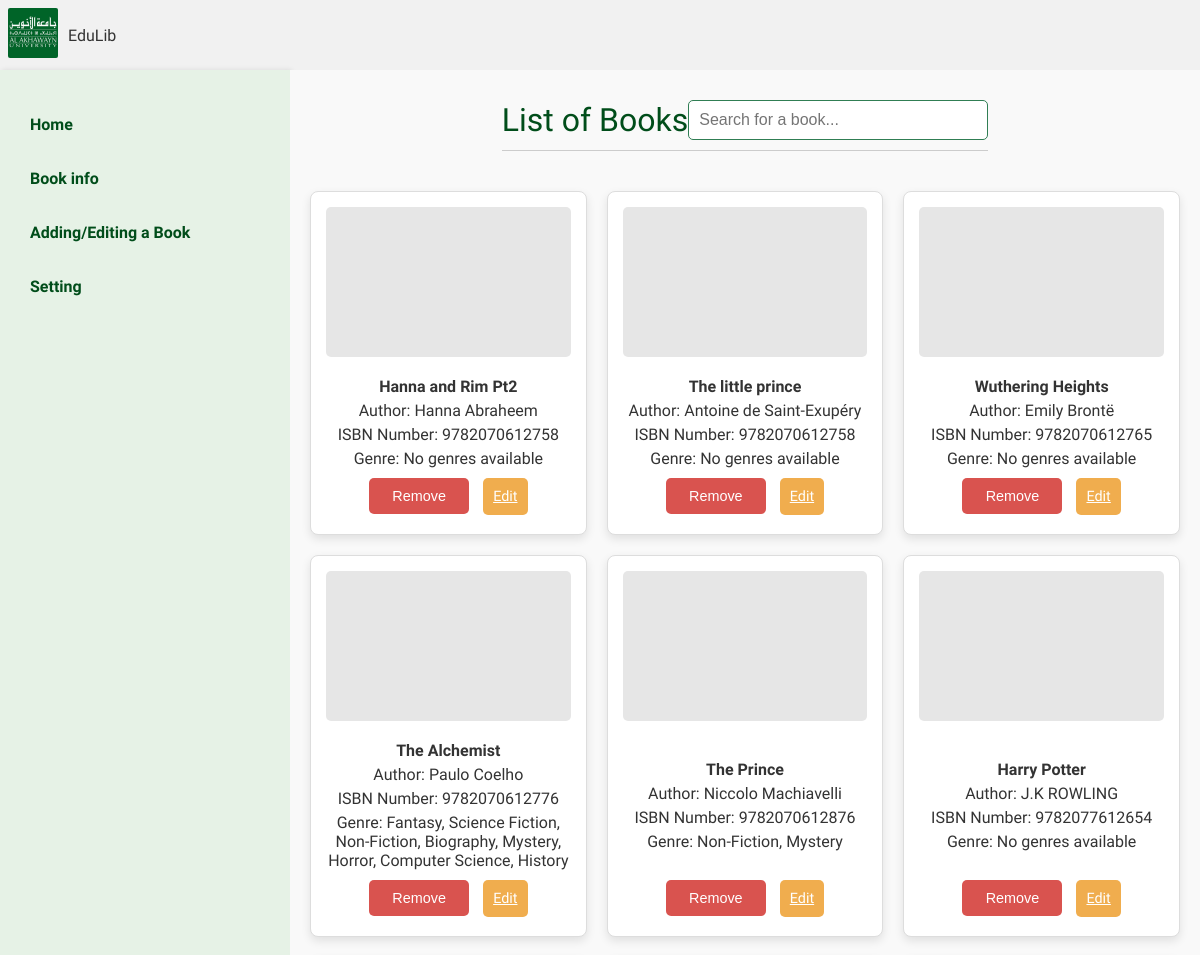
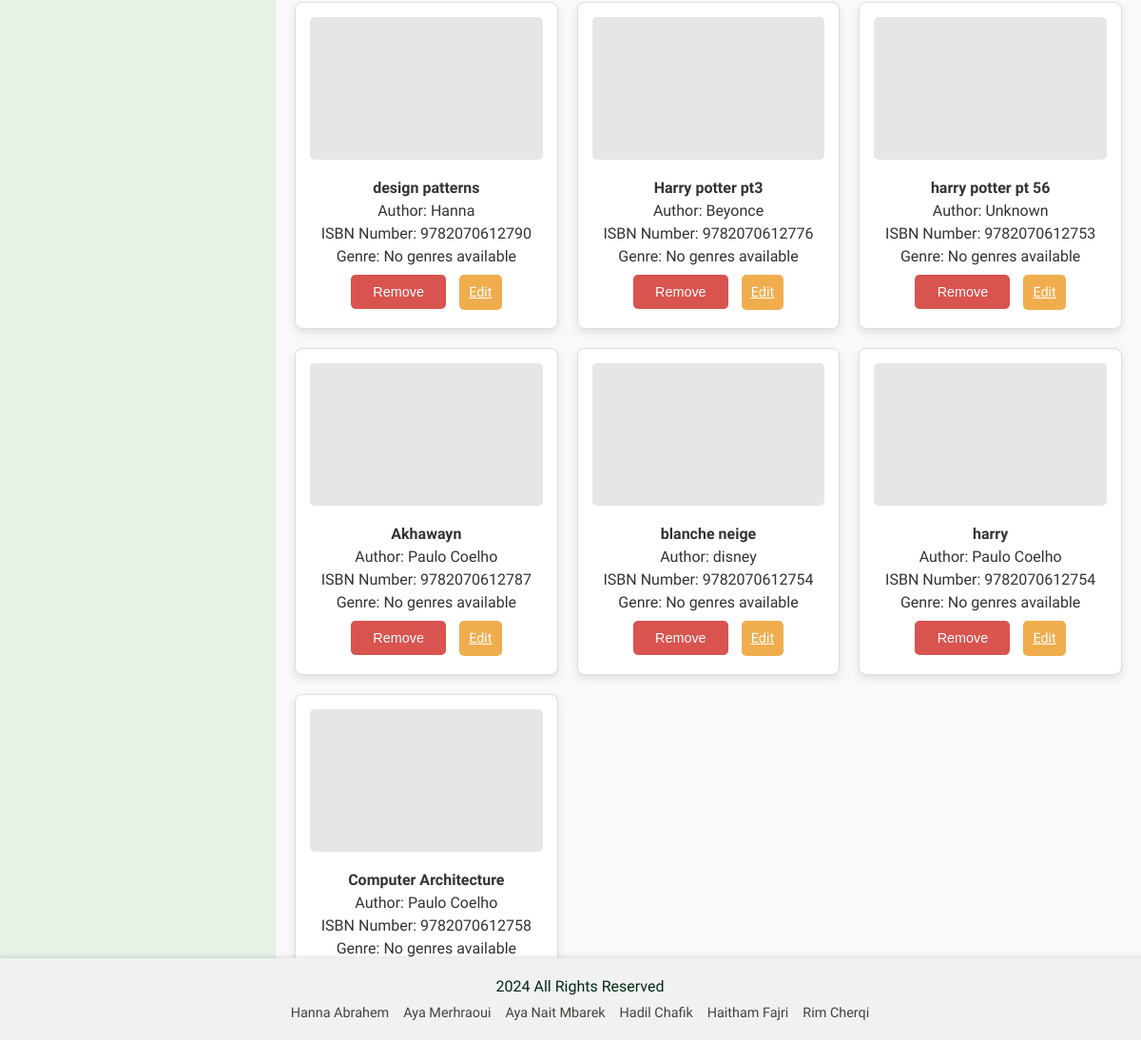
The page /admin/home on the database its author committed (2 pictures, top to bottom).
### app.py (models this page shows)
class Book(db.Model):
    __tablename__ = 'book'
    id = db.Column(db.Integer, primary_key=True)
    title = db.Column(db.String(255), nullable=False)
    author = db.Column(db.String(255), nullable=False)
    description = db.Column(db.Text)
    isbn = db.Column(db.String(13), nullable=False)
    location = db.Column(db.String(255))
    copy_status = db.Column(db.String(50))
    borrowed_by = db.Column(
    db.Integer,
    db.ForeignKey('user.id', name='fk_book_borrowed_by'),
    nullable=True
    )
    returned = db.Column(db.Boolean, default=False)
    borrowed_user = db.relationship('User', backref='borrowed_books', foreign_keys=[borrowed_by])
    genres = db.relationship('Genre', secondary='book_genre', back_populates='books')

class Genre(db.Model):
    __tablename__ = 'genre'
    id = db.Column(db.Integer, primary_key=True)
    name = db.Column(db.String(50), unique=True, nullable=False)
    books = db.relationship('Book', secondary='book_genre', back_populates='genres')

### app.py (the view)
@app.route('/admin/home', methods=['GET','POST'])
def Admin_home():
    query = request.args.get('search', '')
    if query:
        books = search_books(query)  # Call the search_books function
    else:
        books = Book.query.all()  # If no search query, show all books
    return render_template('admin/admin-home.html', books=books, query=query)

### templates/admin/admin-home.html (shortened to what this page needs)
<!DOCTYPE html>
<html lang="en">
<head>
    <link rel="stylesheet" href="{{ url_for('static', filename='css/styles.css') }}">
</head>
<body>
    <header>
        <div class="logo">
            <img src="{{ url_for('static', filename='photos/auilogo.jpeg') }}" alt="EduLib Logo" />
        </div>
        <h1>EduLib</h1>
    </header>
    <div class="container">
        <aside class="sidebar">
            <nav class="menu">
                <ul>
                    <li><a href="{{ url_for('Admin_home') }}">Home</a></li>
                    <li><a href="#">Book info</a></li>
                    <li><a href="{{ url_for('add_book') }}">Adding/Editing a Book</a></li>
                    <li><a href="#">Setting</a></li>
                </ul>
            </nav>
        </aside>
        <main class="main-content">
            <header id="admin-header" class="website-header">
                <h1>List of Books</h1>
                <form method="GET" action="{{ url_for('Admin_home') }}">
                    <input type="search" name="search" placeholder="Search for a book..." class="search-bar" value="{{ query }}">
                </form>
            </header>
            <section class="book-selection">
                <div class="book-grid">
                    {% for book in books %}
                    <div class="book-card">
                        <div class="book-image">
                        </div>
                        <div class="book-details">
                            <p><strong>{{ book.title }}</strong></p>
                            <p>Author: {{ book.author }}</p>
                            <p>ISBN Number: {{ book.isbn }}</p>
                            <p>Genre:
                                {% if book.genres %}
                                    {% for genre in book.genres %}
                                        {{ genre.name }}{% if not loop.last %}, {% endif %}
                                    {% endfor %}
                                {% else %}
                                    No genres available
                                {% endif %}
                            </p>
                        </div>
                        <div class="book-action">
                            <form action="{{ url_for('remove_book', book_id=book.id) }}" method="POST" style="display:inline;">
                                <button type="submit" class="remove-button">Remove</button>
                            </form>
                            <a href="{{ url_for('edit_book', book_id=book.id) }}" class="edit-button">Edit</a>
                        </div>
                    </div>
                    {% endfor %}
                </div>
            </section>
        </main>
    </div>
    <footer class="footer">
        <p> 2024 All Rights Reserved</p>
        <ul class="footer-people">
            <li><a href="#">Hanna Abrahem</a></li>
            <li><a href="#">Aya Merhraoui</a></li>
            <li><a href="#">Aya Nait Mbarek</a></li>
            <li><a href="#">Hadil Chafik</a></li>
            <li><a href="#">Haitham Fajri</a></li>
            <li><a href="#">Rim Cherqi</a></li>
        </ul>
    </footer>
</body>
</html>

### static/css/styles.css (style rules this page uses)
body { font-family: 'Inria Sans', sans-serif; margin: 0; padding: 0; background-color: #CBDDC9; color: #333; }
header h1 { font-family: 'Inknut Antiqua', serif; margin: 0; color: #333; }
header { display: flex; align-items: center; justify-content: flex-start; padding: 0.5rem; background-color: #f1f1f1; }
header .logo img { height: 50px; border-radius: 2px; margin-right: 10px; }
header h1 { margin: 0; color: #333; font-size: 1rem; font-weight: normal; }
main { display: flex; justify-content: center; align-items: center; min-height: 120vh; }
.footer { width: 100%; position: fixed; bottom: 0; left: 0; text-align: center; padding: 0.2rem; background: #f1f1f1; margin-top: auto; }
.container { display: flex; min-height: 100vh; }
.sidebar { width: 250px; background-color: #e6f2e6; flex-direction: column; padding: 20px; box-shadow: 2px 0 5px rgba(0, 0, 0, 0.1); }
.sidebar .menu ul { list-style: none; padding: 0; margin: 0; }
.sidebar .menu ul li { margin: 15px 0; }
.sidebar .menu ul li a { text-decoration: none; color:#004d1a; font-size: 1rem; font-weight: bold; padding: 10px; border-radius: 5px; display: block; transition: background-color 0.3s ease; }
#admin-header { display: flex; justify-content: space-between; align-items: center; background-color: transparent; padding: 10px 0; border-bottom: 1px solid #ccc; margin-bottom: 20px; }
#admin-header h1 { font-family: 'Inknut Antiqua', serif; font-size: 2rem; color: #004d1a; margin: 0; }
#admin-header .search-bar { padding: 10px; width: 300px; border: 1px solid #307E54; border-radius: 5px; background-color: #fff; font-size: 1rem; }
.main-content { width: 100%; flex: 1; padding: 20px; background-color: #f9f9f9; display: flex; flex-direction: column; }
.website-header { display: flex; justify-content: space-between; align-items: center; background-color: transparent; padding: 10px 0; border-bottom: 1px solid #ccc; }
.website-header h1 { font-size: 2rem; color: #004d1a; margin: 0; }
.search-bar { padding: 10px; width: 300px; border: 1px solid #307E54; border-radius: 5px; background-color: #E4F6EA; font-size: 1rem; }
.book-selection { flex-grow: 1; width: 100%; }
.book-grid { display: grid; grid-template-columns: repeat(auto-fill, minmax(250px, 1fr)); gap: 20px; margin-top: 20px; }
.book-card { background-color: #fff; border: 1px solid #ddd; border-radius: 8px; padding: 15px; box-shadow: 0 4px 10px rgba(0, 0, 0, 0.1); text-align: center; display: flex; flex-direction: column; justify-content: space-between; }
.book-image { height: 150px; background-color: #e6e6e6; border-radius: 5px; margin-bottom: 15px; }
.book-details p { margin: 5px 0; font-size: 1rem; color: #333; }
.remove-button, .edit-button { padding: 10px; font-size: 0.9rem; border: none; border-radius: 5px; cursor: pointer; width: 100px; margin: 5px; color: white; }
.remove-button { background-color: #d9534f; color: white; }
.edit-button { background-color: #f0ad4e; color: white; }
.footer { background-color: #f1f1f1; color: #022a15; text-align: center; padding: 20px 10px; font-size: 0.9rem; margin-top: 20px; box-shadow: 0 -2px 4px rgba(0, 0, 0, 0.1); }
.footer p { margin: 0; font-size: 1rem; font-weight: normal; margin-bottom: 10px; }
.footer-people { list-style: none; padding: 0; margin: 0; display: flex; justify-content: center; flex-wrap: wrap; gap: 15px; }
.footer-people li { display: inline; }
.footer-people a { text-decoration: none; color: #3e463c; transition: color 0.3s ease; }

### rows shown on the page
Book: title "Hanna and Rim Pt2", author "Hanna Abraheem", isbn "9782070612758", shows "No genres available"
Book: title "The little prince", author "Antoine de Saint-Exupéry", isbn "9782070612758", shows "No genres available"
Book: title "Wuthering Heights", author "Emily Brontë", isbn "9782070612765", shows "No genres available"
Book: title "The Alchemist", author "Paulo Coelho", isbn "9782070612776"
Genre: name "Fantasy"
Genre: name "Science Fiction"
Genre: name "Non-Fiction"
Genre: name "Biography"
Genre: name "Mystery"
Genre: name "Horror"
Genre: name "Computer Science"
Genre: name "History"
Book: title "The Prince", author "Niccolo Machiavelli", isbn "9782070612876"
Book: title "Harry Potter", author "J.K ROWLING", isbn "9782077612654", shows "No genres available"
Book: title "design patterns", author "Hanna", isbn "9782070612790", shows "No genres available"
Book: title "Harry potter pt3", author "Beyonce", isbn "9782070612776", shows "No genres available"
Book: title "harry potter pt 56", author "Unknown", isbn "9782070612753", shows "No genres available"
Book: title "Akhawayn", author "Paulo Coelho", isbn "9782070612787", shows "No genres available"
Book: title "blanche neige", author "disney", isbn "9782070612754", shows "No genres available"
Book: title "harry", author "Paulo Coelho", isbn "9782070612754", shows "No genres available"
Book: title "Computer Architecture", author "Paulo Coelho", isbn "9782070612758", shows "No genres available"
